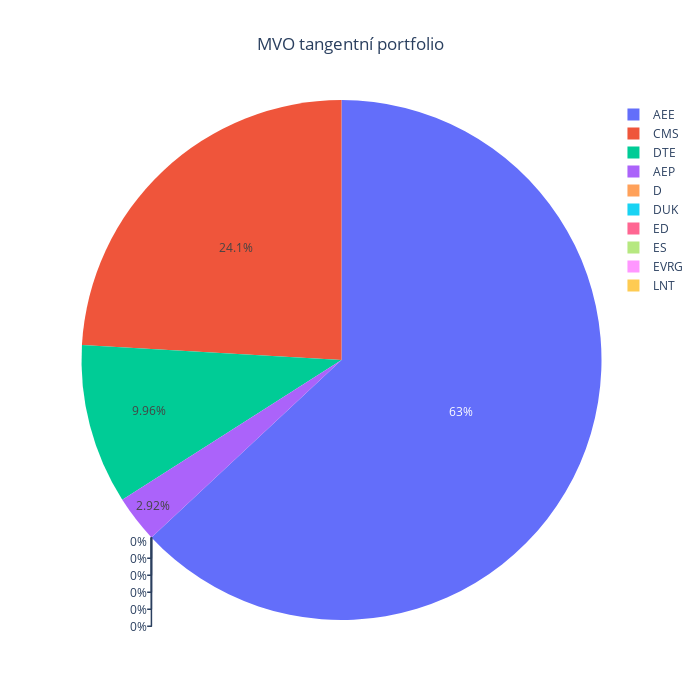

The notebook cell saved with this chart:
### Code cell
weightsMVOTangent = MVOTangentPortfolio(prices = prices)
weightsPlot(weightsMVOTangent, title = "MVO tangentní portfolio")

### Figure 1 — Plotly figure (JSON) as saved in the notebook; plotly's stock layout.template omitted (floating-point values rounded to 4 significant figures)
{"data": [{"labels": ["AEE", "AEP", "CMS", "D", "DTE", "DUK", "ED", "ES", "EVRG", "LNT"], "type": "pie", "values": [0.6305, 0.02916, 0.2408, 0, 0.09956, 0, 0, 0, 0, 0]}], "layout": {"height": 700, "title": {"text": "MVO tangentní portfolio", "x": 0.5}, "width": 700}}
